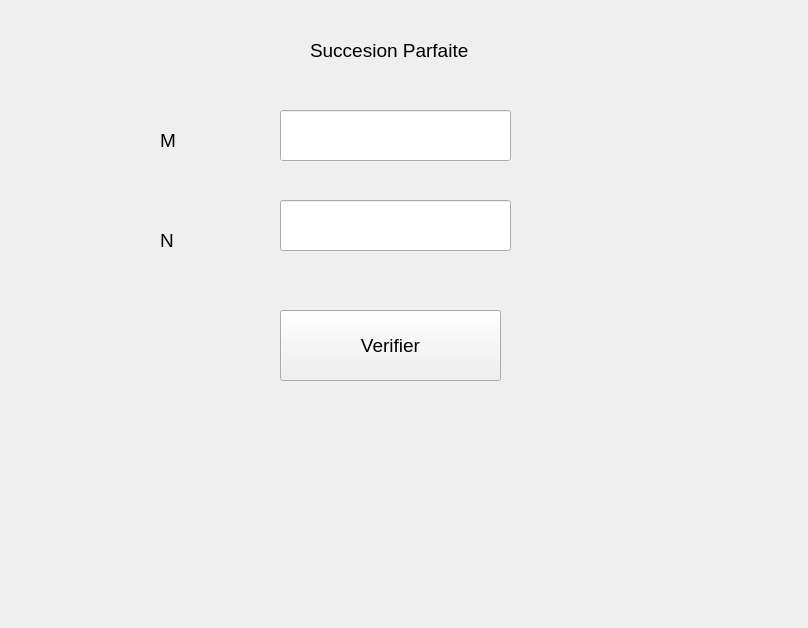
<?xml version="1.0" encoding="UTF-8"?>
<ui version="4.0">
 <class>Form</class>
 <widget class="QWidget" name="Form">
  <property name="geometry">
   <rect>
    <x>0</x>
    <y>0</y>
    <width>808</width>
    <height>628</height>
   </rect>
  </property>
  <property name="windowTitle">
   <string>Form</string>
  </property>
  <widget class="QLabel" name="label">
   <property name="geometry">
    <rect>
     <x>310</x>
     <y>20</y>
     <width>231</width>
     <height>61</height>
    </rect>
   </property>
   <property name="font">
    <font>
     <pointsize>14</pointsize>
    </font>
   </property>
   <property name="text">
    <string>Succesion Parfaite</string>
   </property>
  </widget>
  <widget class="QLineEdit" name="valuem">
   <property name="geometry">
    <rect>
     <x>280</x>
     <y>110</y>
     <width>231</width>
     <height>51</height>
    </rect>
   </property>
   <property name="font">
    <font>
     <pointsize>14</pointsize>
    </font>
   </property>
  </widget>
  <widget class="QLabel" name="label_2">
   <property name="geometry">
    <rect>
     <x>160</x>
     <y>110</y>
     <width>101</width>
     <height>61</height>
    </rect>
   </property>
   <property name="font">
    <font>
     <pointsize>14</pointsize>
    </font>
   </property>
   <property name="text">
    <string>M</string>
   </property>
  </widget>
  <widget class="QLabel" name="label_3">
   <property name="geometry">
    <rect>
     <x>160</x>
     <y>210</y>
     <width>91</width>
     <height>61</height>
    </rect>
   </property>
   <property name="font">
    <font>
     <pointsize>14</pointsize>
    </font>
   </property>
   <property name="text">
    <string>N</string>
   </property>
  </widget>
  <widget class="QLineEdit" name="valuen">
   <property name="geometry">
    <rect>
     <x>280</x>
     <y>200</y>
     <width>231</width>
     <height>51</height>
    </rect>
   </property>
   <property name="font">
    <font>
     <pointsize>14</pointsize>
    </font>
   </property>
  </widget>
  <widget class="QPushButton" name="verifier">
   <property name="geometry">
    <rect>
     <x>280</x>
     <y>310</y>
     <width>221</width>
     <height>71</height>
    </rect>
   </property>
   <property name="font">
    <font>
     <pointsize>14</pointsize>
    </font>
   </property>
   <property name="text">
    <string>Verifier</string>
   </property>
  </widget>
  <widget class="QLabel" name="resultat">
   <property name="geometry">
    <rect>
     <x>210</x>
     <y>440</y>
     <width>531</width>
     <height>101</height>
    </rect>
   </property>
   <property name="font">
    <font>
     <pointsize>14</pointsize>
    </font>
   </property>
   <property name="text">
    <string/>
   </property>
  </widget>
 </widget>
 <resources/>
 <connections/>
</ui>
